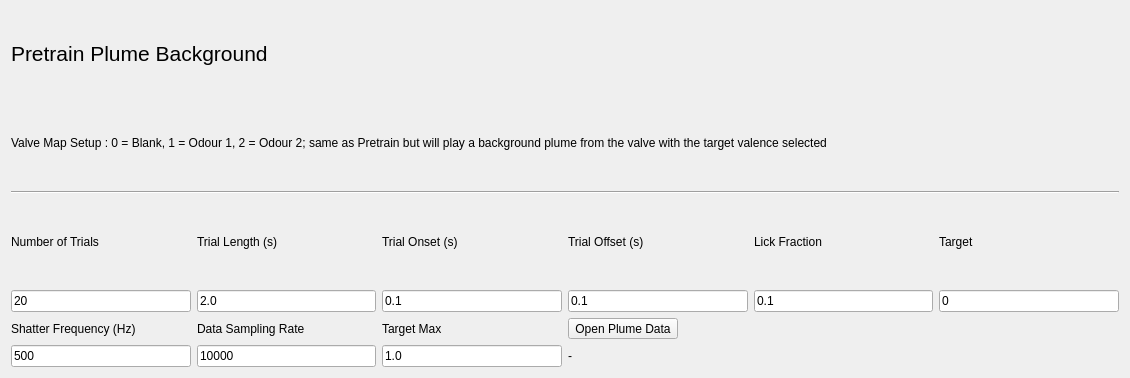
<?xml version="1.0" encoding="UTF-8"?>
<ui version="4.0">
 <class>Form</class>
 <widget class="QWidget" name="Form">
  <property name="geometry">
   <rect>
    <x>0</x>
    <y>0</y>
    <width>1130</width>
    <height>378</height>
   </rect>
  </property>
  <property name="windowTitle">
   <string>Form</string>
  </property>
  <layout class="QGridLayout" name="gridLayout">
   <item row="4" column="1">
    <widget class="QLabel" name="label_5">
     <property name="text">
      <string>Trial Length (s)</string>
     </property>
    </widget>
   </item>
   <item row="0" column="0" colspan="4">
    <widget class="QLabel" name="label_3">
     <property name="font">
      <font>
       <pointsize>16</pointsize>
      </font>
     </property>
     <property name="text">
      <string>Pretrain Plume Background</string>
     </property>
    </widget>
   </item>
   <item row="2" column="0" colspan="6">
    <widget class="QLabel" name="label_13">
     <property name="text">
      <string>Valve Map Setup : 0 = Blank, 1 = Odour 1, 2 = Odour 2; same as Pretrain but will play a background plume from the valve with the target valence selected</string>
     </property>
    </widget>
   </item>
   <item row="5" column="4">
    <widget class="QLineEdit" name="lickFractionEdit">
     <property name="text">
      <string>0.1</string>
     </property>
    </widget>
   </item>
   <item row="4" column="3">
    <widget class="QLabel" name="label_4">
     <property name="text">
      <string>Trial Offset (s)</string>
     </property>
    </widget>
   </item>
   <item row="5" column="5">
    <widget class="QLineEdit" name="targetEdit">
     <property name="text">
      <string>0</string>
     </property>
    </widget>
   </item>
   <item row="4" column="5">
    <widget class="QLabel" name="label_7">
     <property name="text">
      <string>Target</string>
     </property>
    </widget>
   </item>
   <item row="3" column="0" colspan="6">
    <widget class="Line" name="line_2">
     <property name="orientation">
      <enum>Qt::Horizontal</enum>
     </property>
    </widget>
   </item>
   <item row="4" column="4">
    <widget class="QLabel" name="label_6">
     <property name="text">
      <string>Lick Fraction</string>
     </property>
    </widget>
   </item>
   <item row="4" column="2">
    <widget class="QLabel" name="label_2">
     <property name="text">
      <string>Trial Onset (s)</string>
     </property>
    </widget>
   </item>
   <item row="5" column="0">
    <widget class="QLineEdit" name="nTrialsEdit">
     <property name="text">
      <string>20</string>
     </property>
    </widget>
   </item>
   <item row="5" column="2">
    <widget class="QLineEdit" name="onsetEdit">
     <property name="text">
      <string>0.1</string>
     </property>
    </widget>
   </item>
   <item row="4" column="0">
    <widget class="QLabel" name="label">
     <property name="text">
      <string>Number of Trials</string>
     </property>
    </widget>
   </item>
   <item row="5" column="1">
    <widget class="QLineEdit" name="trialLengthEdit">
     <property name="text">
      <string>2.0</string>
     </property>
    </widget>
   </item>
   <item row="5" column="3">
    <widget class="QLineEdit" name="offsetEdit">
     <property name="text">
      <string>0.1</string>
     </property>
    </widget>
   </item>
   <item row="6" column="1">
    <widget class="QLabel" name="label_9">
     <property name="text">
      <string>Data Sampling Rate</string>
     </property>
    </widget>
   </item>
   <item row="6" column="2">
    <widget class="QLabel" name="label_10">
     <property name="text">
      <string>Target Max</string>
     </property>
    </widget>
   </item>
   <item row="6" column="0">
    <widget class="QLabel" name="label_8">
     <property name="text">
      <string>Shatter Frequency (Hz)</string>
     </property>
    </widget>
   </item>
   <item row="7" column="0">
    <widget class="QLineEdit" name="shatterHzEdit">
     <property name="text">
      <string>500</string>
     </property>
    </widget>
   </item>
   <item row="7" column="1">
    <widget class="QLineEdit" name="dataSamplingRateEdit">
     <property name="text">
      <string>10000</string>
     </property>
    </widget>
   </item>
   <item row="7" column="2">
    <widget class="QLineEdit" name="targetMaxEdit">
     <property name="text">
      <string>1.0</string>
     </property>
    </widget>
   </item>
   <item row="6" column="3">
    <widget class="QToolButton" name="openPlumeDataButton">
     <property name="text">
      <string>Open Plume Data</string>
     </property>
    </widget>
   </item>
   <item row="7" column="3">
    <widget class="QLabel" name="plumeDataLabel">
     <property name="text">
      <string>-</string>
     </property>
    </widget>
   </item>
  </layout>
 </widget>
 <resources/>
 <connections/>
</ui>
